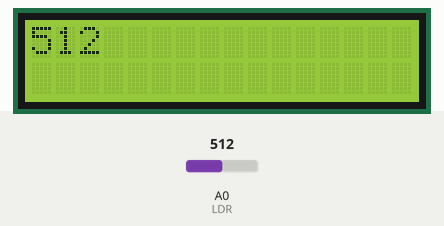
A sketch run on a simulated Arduino Uno, built with avr-gcc and run on an emulated ATmega328P. On the bench: 16×2 character LCD. The inputs (shaded band) are chosen by the test bench; at power-on: A0 (LDR) = 512.

Above: at 1.2 s.
1.3 s: A0 (LDR) set to 716
At 2.1 s:
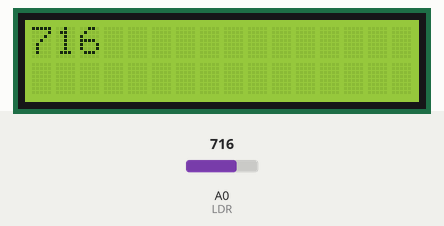
2.8 s: A0 (LDR) set to 900
At 3.3 s:
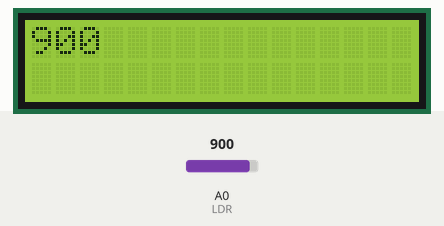
4.3 s: A0 (LDR) set to 1023
At 5.6 s:
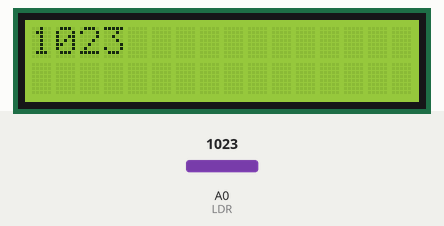
Timing chart, 0 to 7.3 s (numbered marks = the images above; inputs shaded):
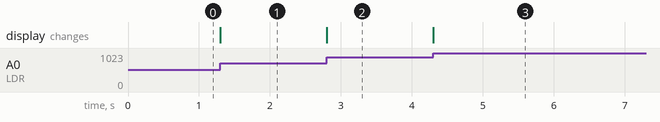

Measured:
- after the input at 1.3 s, the display: changes at once (image 1)
- after the input at 2.8 s, the display: changes at once (image 2)
- after the input at 4.3 s, the display: changes at once (image 3)

The sketch:

LDR.ino
```cpp
#include<LiquidCrystal.h>
#define LDR A0

//LiquidCrystal(rs, enable, d4, d5, d6, d7);
LiquidCrystal lcd(13,12,8,9,10,11);

void setup() {
  lcd.begin(16, 2);
  lcd.clear();
  // Serial.begin(9600);
}

void loop() {
  lcd.setCursor(0,0);
  int val=analogRead(LDR);
  lcd.print(val);
  lcd.print("             ");
  Serial.println(val);
  // delay(1000);
}
```
